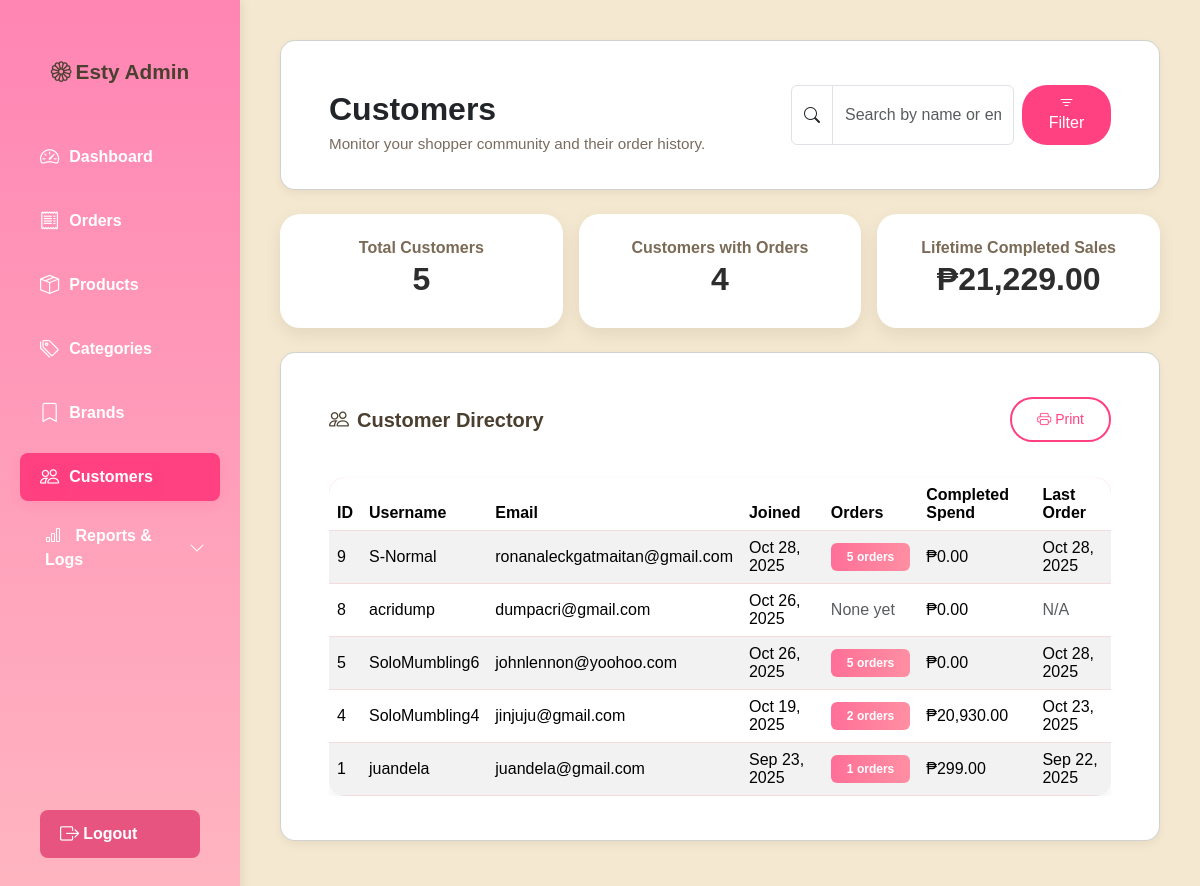
Screenshot of /ESTY/admin/customers.php (signed in) with the database file from the repository.
### tables this page shows
CREATE TABLE `users` (
  `id` int(11) NOT NULL,
  `username` varchar(50) NOT NULL,
  `email` varchar(100) NOT NULL,
  `PASSWORD` varchar(255) NOT NULL,
  `created_at` timestamp NOT NULL DEFAULT current_timestamp()
);

### ESTY/admin/admin_helpers.php (called while the page is built, shortened)
<?php
function fetchCustomersWithMetrics(mysqli $conn, ?string $search = null): array
{
    $sql = <<<SQL
        SELECT
            u.id,
            u.username,
            u.email,
            u.created_at,
            COALESCE(COUNT(DISTINCT o.id), 0) AS order_count,
            COALESCE(SUM(CASE WHEN o.status = 'completed' THEN o.total ELSE 0 END), 0) AS total_spent,
            MAX(o.created_at) AS last_order_at
        FROM users u
        LEFT JOIN orders o ON o.email = u.email
    SQL;
    $conditions = [];
    $params = [];
    $sql .= ' GROUP BY u.id, u.username, u.email, u.created_at ORDER BY u.created_at DESC';
    $result = [];
    if ($stmt = $conn->prepare($sql)) {
        if ($stmt->execute()) {
            $res = $stmt->get_result();
            if ($res) {
                while ($row = $res->fetch_assoc()) {
                    $result[] = $row;
                }
            }
        }
    }
    return $result;
}

### ESTY/admin/customers.php (the view, shortened to what this page needs)
<?php
require_once '../db.php';
require_once __DIR__ . '/admin_helpers.php';
include 'sidebar.php';
$search = isset($_GET['search']) ? trim($_GET['search']) : '';
$customers = fetchCustomersWithMetrics($conn, $search);
$totalCustomers = count($customers);
$customersWithOrders = 0;
$totalRevenue = 0.0;
foreach ($customers as $customer) {
    if ((int)($customer['order_count'] ?? 0) > 0) {
        $customersWithOrders++;
    }
    $totalRevenue += (float)($customer['total_spent'] ?? 0);
}
?>
<!DOCTYPE html>
<html lang="en">
<head>
  <link href="https://cdn.jsdelivr.net/npm/bootstrap@5.3.3/dist/css/bootstrap.min.css" rel="stylesheet">
  <link href="https://cdn.jsdelivr.net/npm/bootstrap-icons@1.11.3/font/bootstrap-icons.css" rel="stylesheet">
  <link rel="stylesheet" href="admin-style.css">
</head>
<body>
<div class="main-content">
  <div class="card mb-4">
    <div class="d-flex flex-column flex-md-row justify-content-between align-items-md-center gap-2 p-3 pb-0">
      <div>
        <h2 class="fw-bold mb-1">Customers</h2>
        <p class="muted mb-0">Monitor your shopper community and their order history.</p>
      </div>
      <form method="get" class="d-flex gap-2 search-bar">
        <div class="input-group">
          <span class="input-group-text bg-white"><i class="bi bi-search"></i></span>
          <input type="text"
                 class="form-control"
                 name="search"
                 value="<?= htmlspecialchars($search); ?>"
                 placeholder="Search by name or email">
        </div>
        <button type="submit" class="btn btn-add">
          <i class="bi bi-filter"></i> Filter
        </button>
      </form>
    </div>
  </div>
  <div class="row g-3 mb-4">
    <div class="col-md-4">
      <div class="stats-card">
        <span>Total Customers<?= $search !== '' ? ' (matching)' : ''; ?></span>
        <h3><?= number_format($totalCustomers); ?></h3>
      </div>
    </div>
    <div class="col-md-4">
      <div class="stats-card">
        <span>Customers with Orders</span>
        <h3><?= number_format($customersWithOrders); ?></h3>
      </div>
    </div>
    <div class="col-md-4">
      <div class="stats-card">
        <span>Lifetime Completed Sales</span>
        <h3>₱<?= number_format($totalRevenue, 2); ?></h3>
      </div>
    </div>
  </div>
  <div class="card">
    <div class="card-body">
      <div class="d-flex justify-content-between align-items-center mb-3 flex-wrap gap-2">
        <h5 class="mb-0"><i class="bi bi-people me-2"></i>Customer Directory</h5>
        <button type="button" class="btn btn-outline-primary btn-sm" onclick="window.print()">
          <i class="bi bi-printer"></i> Print
        </button>
      </div>
      <div class="table-responsive">
        <table class="table table-striped align-middle mb-0">
          <thead>
            <tr>
              <th scope="col">ID</th>
              <th scope="col">Username</th>
              <th scope="col">Email</th>
              <th scope="col">Joined</th>
              <th scope="col">Orders</th>
              <th scope="col">Completed Spend</th>
              <th scope="col">Last Order</th>
            </tr>
          </thead>
          <tbody>
          <?php if (empty($customers)): ?>
            <tr>
              <td colspan="7" class="text-center py-4 text-muted">No customers found<?= $search !== '' ? ' for this search.' : ' yet.'; ?></td>
            </tr>
          <?php else: ?>
            <?php foreach ($customers as $customer): ?>
              <?php
                $orderCount = (int)($customer['order_count'] ?? 0);
                $totalSpent = (float)($customer['total_spent'] ?? 0);
                $lastOrder = $customer['last_order_at'] ?? null;
              ?>
              <tr>
                <td><?= (int)$customer['id']; ?></td>
                <td><?= htmlspecialchars($customer['username']); ?></td>
                <td><?= htmlspecialchars($customer['email']); ?></td>
                <td><?= date('M d, Y', strtotime($customer['created_at'])); ?></td>
                <td>
                  <?php if ($orderCount > 0): ?>
                    <span class="badge bg-pink px-3 py-2"><?= number_format($orderCount); ?> orders</span>
                  <?php else: ?>
                    <span class="text-muted">None yet</span>
                  <?php endif; ?>
                </td>
                <td>₱<?= number_format($totalSpent, 2); ?></td>
                <td>
                  <?php if ($lastOrder): ?>
                    <?= date('M d, Y', strtotime($lastOrder)); ?>
                  <?php else: ?>
                    <span class="text-muted">N/A</span>
                  <?php endif; ?>
                </td>
              </tr>
            <?php endforeach; ?>
          <?php endif; ?>
          </tbody>
        </table>
      </div>
    </div>
  </div>
</div>
</body>
</html>

### ESTY/admin/admin-style.css (style rules this page uses)
body { background-color: #F5E8D0; color: #4B3F2F; font-family: 'Arial', sans-serif; margin: 0; display: flex; min-height: 100vh; }
.main-content { margin-left: 240px; padding: 48px 56px; flex: 1; overflow-y: auto; }
.card { background: #ffffff; border-radius: 15px; box-shadow: 0 4px 10px rgba(0,0,0,0.05); padding: 28px 32px; margin-bottom: 30px; transition: transform 0.3s ease, box-shadow 0.3s ease; }
.card h5 { color: #4B3F2F; font-weight: 600; }
table { width: 100%; background-color: #fff; border-radius: 10px; overflow: hidden; margin-top: 20px; }
thead { background-color: #ffb6c1; color: #4B3F2F; }
th, td { padding: 14px 16px; border-bottom: 1px solid #f2dcdc; }
.btn { background-color: #ff4081; color: #fff; border: none; border-radius: 25px; padding: 10px 25px; transition: all 0.3s ease; }
.btn-outline-primary { color: #ff4081; border: 2px solid #ff4081; background: transparent; border-radius: 25px; padding: 10px 25px; transition: all 0.25s ease; }
.badge.bg-pink { background: linear-gradient(90deg, #ff6f97, #ff8fa3); color: #fff; }
.muted { color: #7a6b5e; font-size: 0.95rem; }
body { background-color: #fdf6f9 !important; font-family: 'Arial', sans-serif !important; color: #4B3F2F !important; margin: 0; }
.main-content { margin-left: 240px !important; padding: 40px !important; background-color: #F5E8D0; min-height: 100vh; box-sizing: border-box; }
.card, .table { background: #fff; border-radius: 15px; box-shadow: 0 4px 10px rgba(0, 0, 0, 0.05); }
.btn-primary, .btn-add { background-color: #ff4081 !important; border: none !important; color: white !important; border-radius: 25px !important; padding: 10px 25px !important; transition: all 0.3s ease; }

### ESTY/admin/customers.php (style rules this page uses)
.stats-card { background: #fff; border-radius: 20px; box-shadow: 0 6px 18px rgba(0,0,0,0.08); padding: 22px; text-align: center; transition: all 0.3s ease-in-out; }
.stats-card h3 { font-size: 2rem; font-weight: 700; color: #2d2d2d; }
.stats-card span { font-weight: 600; color: #7a6a56; }
.table thead { background-color: #ffb6c1; color: #4B3F2F; }
.search-bar { max-width: 320px; }

### rows the page displays
users: id "9", username "S-Normal", email "ronanaleckgatmaitan@gmail.com", created_at "Oct 28, 2025", orderCount "5", totalSpent "0.00", lastOrder "Oct 28, 2025"
users: id "8", username "acridump", email "dumpacri@gmail.com", created_at "Oct 26, 2025", shows "None yet", totalSpent "0.00", shows "N/A"
users: id "5", username "SoloMumbling6", email "johnlennon@yoohoo.com", created_at "Oct 26, 2025", orderCount "5", totalSpent "0.00", lastOrder "Oct 28, 2025"
users: id "4", username "SoloMumbling4", email "jinjuju@gmail.com", created_at "Oct 19, 2025", orderCount "2", totalSpent "20,930.00", lastOrder "Oct 23, 2025"
users: id "1", username "juandela", email "juandela@gmail.com", created_at "Sep 23, 2025", orderCount "1", totalSpent "299.00", lastOrder "Sep 22, 2025"

### other values shown
$totalCustomers "5"
$customersWithOrders "4"
$totalRevenue "21,229.00"
